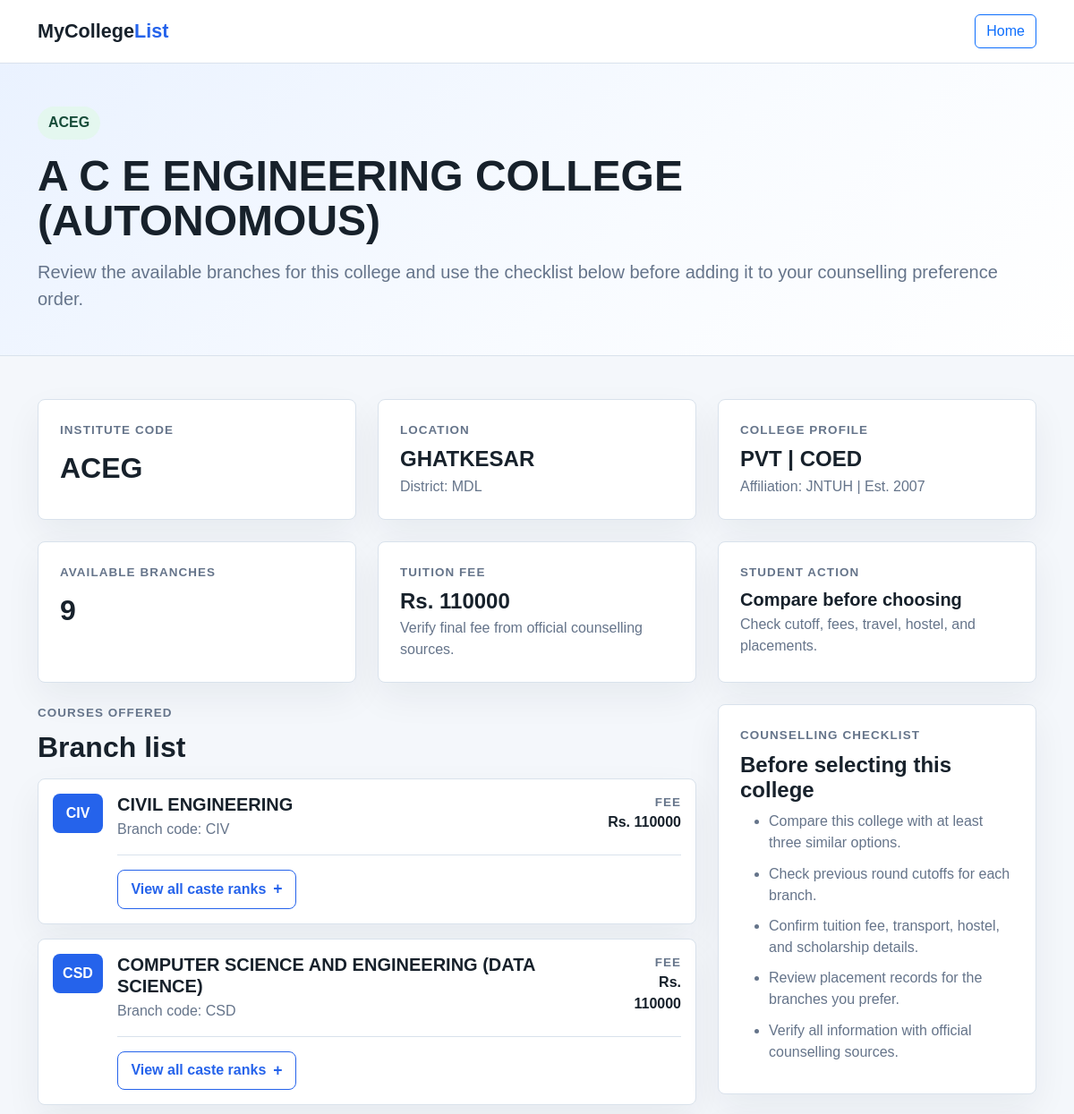
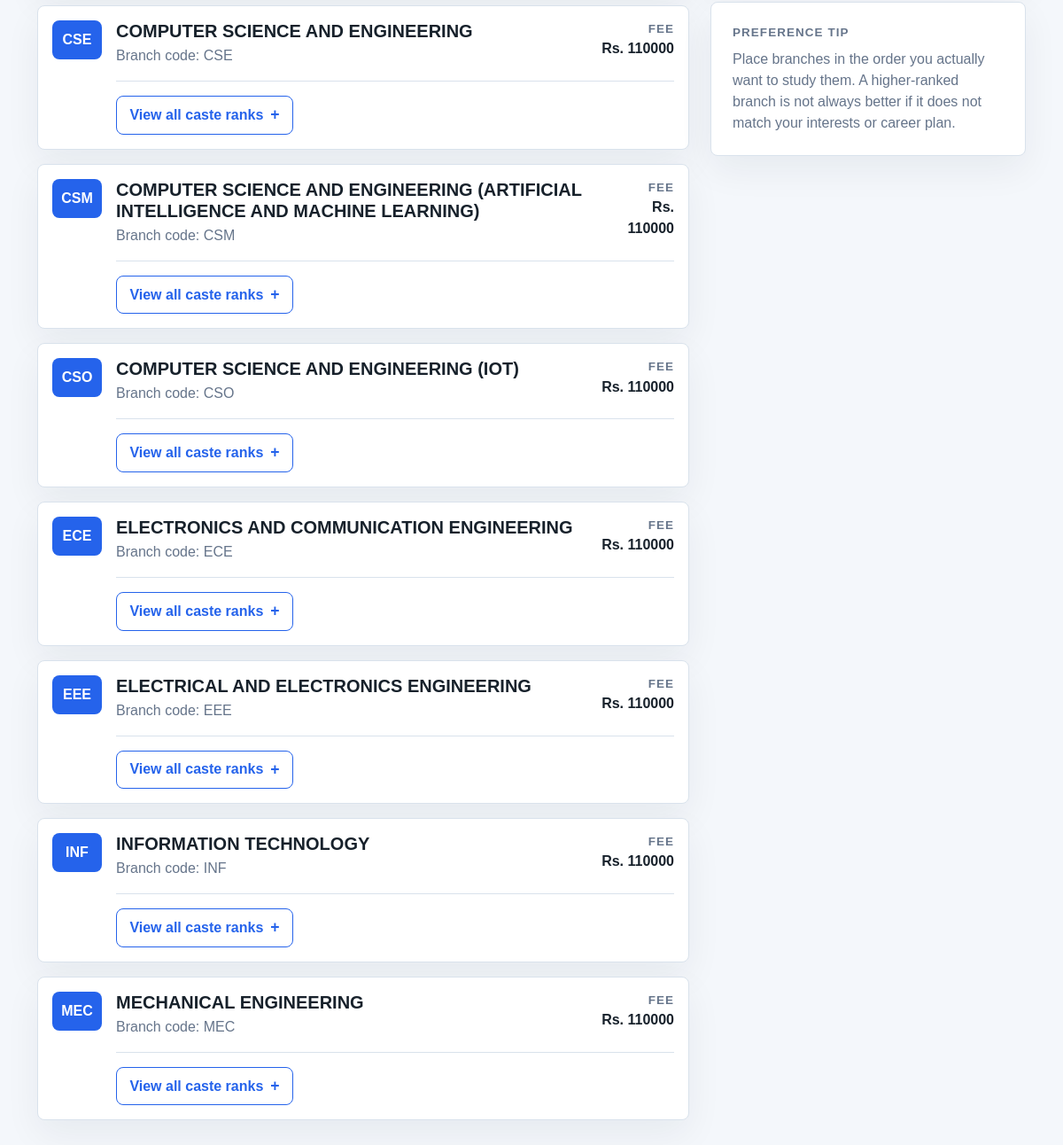
The app's page /colleges/ACEG with its own data (2 pictures, top to bottom).
### main.py (models this page shows)
class Colleges(SQLModel, table=True):
    __tablename__='colleges'
    inst_code: str| None= Field(default=None,primary_key=True)
    inst_name: str| None= None
    place: str| None= None
    dist_code: str| None= None
    coed: str| None= None
    type: str| None = None
    estab: str| None= None
    affiliation: str| None

class Courses_LastRank(SQLModel, table=True):
    __tablename__='courses'
    inst_code: str| None = Field(default=None,primary_key=True)
    branch_code: str| None = Field(default= None,primary_key=True)
    branch_name: str| None= None
    ocb: int| None= None
    ocg: int| None= None
    bc_ab: int| None= None
    bc_ag: int| None= None
    bc_bb: int| None= None
    bc_bg: int| None= None
    bc_cb: int| None= None
    bc_cg: int| None= None
    bc_db: int| None= None
    bc_dg: int| None= None
    bc_eb: int| None= None
    bc_eg: int| None= None
    scb: int| None= None
    scg: int| None= None
    stb: int| None= None
    stg: int| None= None
    ewsb: int| None= None
    ewsg: int| None= None
    fee: int| None= None

### main.py (the view)
@app.get("/colleges/{inst_code}")
def particular_college(session:SessionDep,request: Request,inst_code):
    statement=(select(Colleges,Courses_LastRank).join(Courses_LastRank,Colleges.inst_code==Courses_LastRank.inst_code))
    statement=statement.where(Colleges.inst_code==inst_code)
    results=session.exec(statement).all()
    return templates.TemplateResponse(
        request,
        "college.html",
        {"request": request,"results": results}
    )

### templates/college.html (shortened to what this page needs)
<!DOCTYPE html>
<html lang="en">
    <head>
        <link href="https://cdn.jsdelivr.net/npm/bootstrap@5.3.8/dist/css/bootstrap.min.css" rel="stylesheet">
    </head>
    <body>
        <nav class="topbar py-3">
            <div class="container d-flex align-items-center justify-content-between gap-3">
                <a class="navbar-brand d-flex align-items-center gap-2 m-0" href="/">
                    <span class="brand-name">MyCollege<span>List</span></span>
                </a>
                <div class="d-flex gap-2">
                    <a class="btn btn-outline-primary" href="/">Home</a>
                </div>
            </div>
        </nav>
        <header class="hero py-5">
            <div class="container">
                {% if results %}
                    <span class="college-code mb-3">{{results[0][0].inst_code}}</span>
                    <h1 class="college-name fw-bold mb-3">{{results[0][0].inst_name}}</h1>
                    <p class="lead muted-text mb-0">Review the available branches for this college and use the checklist below before adding it to your counselling preference order.</p>
                {% else %}
                    <span class="college-code mb-3">No Data</span>
                    <h1 class="college-name fw-bold mb-3">College details unavailable</h1>
                    <p class="lead muted-text mb-0">No branch information was found for this college.</p>
                {% endif %}
            </div>
        </header>
        <main class="container py-5">
            <div class="row g-4 mb-4">
                <div class="col-md-4">
                    <div class="info-card p-4 h-100">
                        <div class="section-label mb-2">Institute code</div>
                        <div class="stat-value">{% if results %}{{results[0][0].inst_code}}{% else %}-{% endif %}</div>
                    </div>
                </div>
                <div class="col-md-4">
                    <div class="info-card p-4 h-100">
                        <div class="section-label mb-2">Location</div>
                        <div class="h4 fw-bold mb-1">{% if results %}{{results[0][0].place}}{% else %}-{% endif %}</div>
                        <p class="muted-text mb-0">{% if results %}District: {{results[0][0].dist_code}}{% else %}No district data{% endif %}</p>
                    </div>
                </div>
                <div class="col-md-4">
                    <div class="info-card p-4 h-100">
                        <div class="section-label mb-2">College profile</div>
                        <div class="h4 fw-bold mb-1">{% if results %}{{results[0][0].type}} | {{results[0][0].coed}}{% else %}-{% endif %}</div>
                        <p class="muted-text mb-0">{% if results %}Affiliation: {{results[0][0].affiliation}} | Est. {{results[0][0].estab}}{% else %}No profile data{% endif %}</p>
                    </div>
                </div>
            </div>
            <div class="row g-4 mb-4">
                <div class="col-md-4">
                    <div class="info-card p-4 h-100">
                        <div class="section-label mb-2">Available branches</div>
                        <div class="stat-value">{{results|length}}</div>
                    </div>
                </div>
                <div class="col-md-4">
                    <div class="info-card p-4 h-100">
                        <div class="section-label mb-2">Tuition fee</div>
                        <div class="h4 fw-bold mb-1">{% if results %}Rs. {{results[0][1].fee}}{% else %}-{% endif %}</div>
                        <p class="muted-text mb-0">Verify final fee from official counselling sources.</p>
                    </div>
                </div>
                <div class="col-md-4">
                    <div class="info-card p-4 h-100">
                        <div class="section-label mb-2">Student action</div>
                        <div class="h5 fw-bold mb-1">Compare before choosing</div>
                        <p class="muted-text mb-0">Check cutoff, fees, travel, hostel, and placements.</p>
                    </div>
                </div>
            </div>
            <div class="row g-4">
                <div class="col-lg-8">
                    <div class="d-flex align-items-end justify-content-between gap-3 mb-3">
                        <div>
                            <div class="section-label mb-2">Courses offered</div>
                            <h2 class="fw-bold mb-0">Branch list</h2>
                        </div>
                    </div>
                    <div class="d-grid gap-3">
                        {% for college, course in results %}
                            <article class="branch-card p-3">
                                <div class="d-flex flex-column flex-xl-row gap-3 align-items-start">
                                    <span class="branch-code">{{course.branch_code}}</span>
                                    <div class="w-100">
                                        <div class="d-flex flex-column flex-md-row justify-content-between gap-2">
                                            <div>
                                                <h3 class="h5 fw-bold mb-1">{{course.branch_name}}</h3>
                                                <div class="muted-text">Branch code: {{course.branch_code}}</div>
                                            </div>
                                            <div class="text-md-end">
                                                <div class="section-label">Fee</div>
                                                <div class="fw-bold">Rs. {{course.fee}}</div>
                                            </div>
                                        </div>
                                        <details class="rank-details mt-3 pt-3">
                                            <summary>View all caste ranks</summary>
                                        </details>
                                    </div>
                                </div>
                            </article>
                        {% endfor %}
                    </div>
                </div>
                <div class="col-lg-4">
                    <div class="info-card p-4 mb-4">
                        <div class="section-label mb-2">Counselling checklist</div>
                        <h2 class="h4 fw-bold">Before selecting this college</h2>
                        <ul class="note-list muted-text mb-0">
                            <li>Compare this college with at least three similar options.</li>
                            <li>Check previous round cutoffs for each branch.</li>
                            <li>Confirm tuition fee, transport, hostel, and scholarship details.</li>
                            <li>Review placement records for the branches you prefer.</li>
                            <li>Verify all information with official counselling sources.</li>
                        </ul>
                    </div>
                    <div class="info-card p-4">
                        <div class="section-label mb-2">Preference tip</div>
                        <p class="muted-text mb-0">Place branches in the order you actually want to study them. A higher-ranked branch is not always better if it does not match your interests or career plan.</p>
                    </div>
                </div>
            </div>
        </main>
    </body>
</html>

### templates/college.html (style rules this page uses)
:root { --ink: #17212b; --muted: #65748a; --line: #d9e2ec; --page: #f4f7fb; --surface: #ffffff; --primary: #2563eb; --green: #0f8a68; }
body { min-height: 100vh; margin: 0; color: var(--ink); background: var(--page); font-family: Arial, Helvetica, sans-serif; }
.topbar { background: var(--surface); border-bottom: 1px solid var(--line); }
.brand-name { color: var(--ink); font-size: 1.35rem; font-weight: 900; letter-spacing: 0; }
.brand-name span { color: var(--primary); }
.hero { background: linear-gradient(135deg, #eaf2ff 0%, #f8fbff 58%, #ffffff 100%); border-bottom: 1px solid var(--line); }
.college-code { display: inline-flex; align-items: center; padding: 0.4rem 0.75rem; border-radius: 999px; color: #174c39; background: #e4f7ef; font-weight: 800; }
.college-name { max-width: 980px; font-size: clamp(2rem, 4vw, 4rem); line-height: 1.05; letter-spacing: 0; }
.muted-text { color: var(--muted); }
.info-card, .branch-card { background: var(--surface); border: 1px solid var(--line); border-radius: 8px; box-shadow: 0 16px 40px rgba(23, 33, 43, 0.06); }
.section-label { color: var(--muted); font-size: 0.84rem; font-weight: 800; letter-spacing: 0.08em; text-transform: uppercase; }
.stat-value { font-size: 2rem; font-weight: 800; }
.branch-code { width: 56px; min-width: 56px; height: 44px; display: inline-grid; place-items: center; border-radius: 8px; color: #ffffff; background: var(--primary); font-weight: 800; }
.branch-card { transition: transform 0.15s ease, box-shadow 0.15s ease; }
.note-list li { margin-bottom: 0.65rem; }
.rank-details { border-top: 1px solid var(--line); }
.rank-details summary { display: inline-flex; align-items: center; gap: 0.5rem; padding: 0.55rem 0.9rem; border: 1px solid var(--primary); border-radius: 8px; color: var(--primary); background: #ffffff; font-weight: 800; cursor: pointer; list-style: none; }
.rank-details summary::after { content: "+"; font-size: 1.1rem; line-height: 1; }

### records on screen
Colleges: inst_code "ACEG", inst_name "A C E ENGINEERING COLLEGE (AUTONOMOUS)", place "GHATKESAR", dist_code "MDL", type "PVT", coed "COED", affiliation "JNTUH", estab "2007", branch_code "CIV", branch_name "CIVIL ENGINEERING", fee "110000", branch_code "CSD", branch_name "COMPUTER SCIENCE AND ENGINEERING (DATA SCIENCE)", branch_code "CSE", branch_name "COMPUTER SCIENCE AND ENGINEERING", branch_code "CSM", branch_name "COMPUTER SCIENCE AND ENGINEERING (ARTIFICIAL INTELLIGENCE AND MACHINE LEARNING)", branch_code "CSO", branch_name "COMPUTER SCIENCE AND ENGINEERING (IOT)", branch_code "ECE", branch_name "ELECTRONICS AND COMMUNICATION ENGINEERING", branch_code "EEE", branch_name "ELECTRICAL AND ELECTRONICS ENGINEERING", branch_code "INF", branch_name "INFORMATION TECHNOLOGY", branch_code "MEC", branch_name "MECHANICAL ENGINEERING"
Courses_LastRank: fee "110000"

### other values on screen
{{ results|length }} "9"
